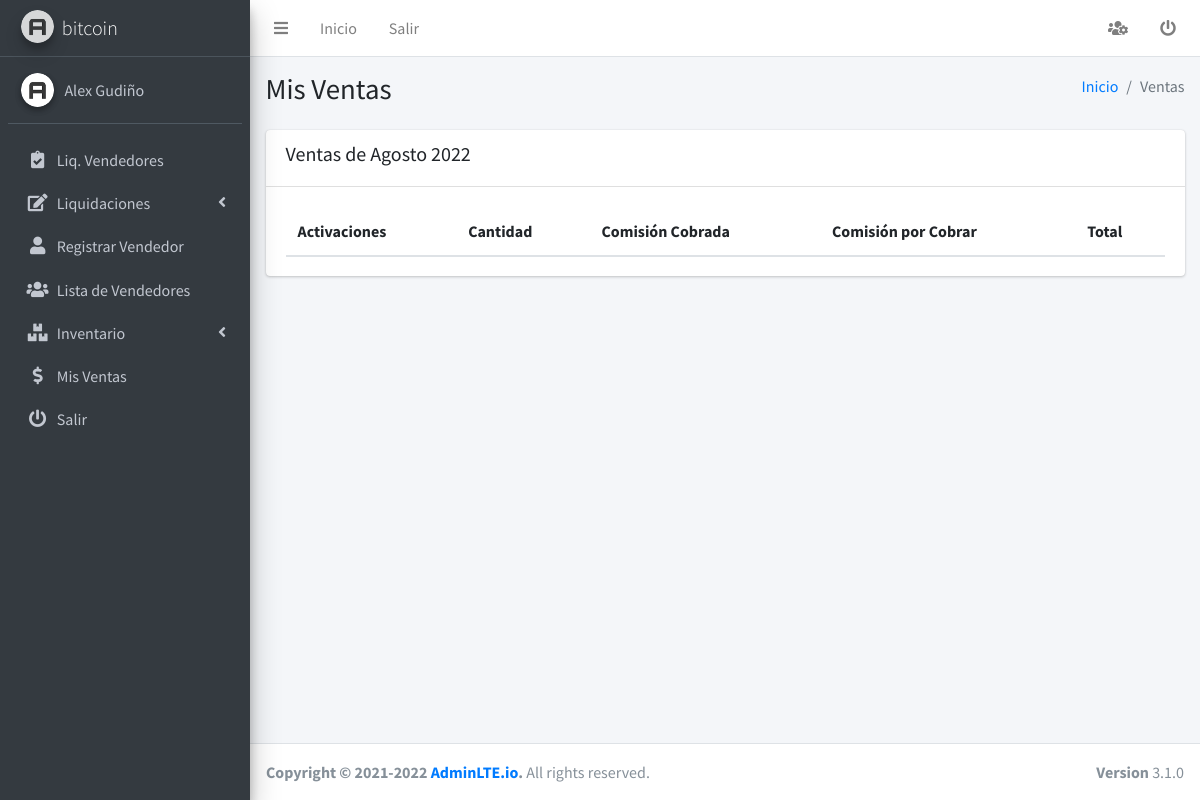
Page /vendedor/ventas (signed in) on the committed database.
### usuario/models.py (models this page shows, shortened)
class User(AbstractUser):
    token = models.UUIDField(primary_key=False, editable=False,null=True, blank=True) # token que se crear cuando se reseta la contraseña
    class Meta:
        permissions = (
            ('add_seller', 'can add seller'),
            ('change_seller', 'can change seller'),
            ('del_seller', 'can delete seller'),
            ('view_seller', 'can view seller'),
            ('add_supervisor', 'can add supervisor'),
            ('change_supervisor', 'can change supervisor'),
            ('del_supervisor', 'can delete supervisor'),
            ('view_supervisor', 'can view supervisor'),
            )

class Profile(models.Model):
    GENRE_CHOICES = (
        ('m', 'Masculino'),
        ('f', 'Feminino'),
    )
    user = models.OneToOneField(User, on_delete=models.CASCADE, related_name='user_profile')
    distributor = models.ForeignKey(Distribuidora,on_delete=models.CASCADE, related_name='distributor')
    genre = models.CharField(max_length=1, choices=GENRE_CHOICES,blank = True, null=True, verbose_name="Genero")
    avatar = models.ImageField(upload_to='profiles',blank = True, null=True, verbose_name='Imagen de Perfil')
    phone_regex = RegexValidator(
        regex=r'^\+?1?\d{9,10}$', message="El número de teléfono debe ingresarse en el formato: '0999999999'. Se permiten hasta 10 dígitos.")
    phone = models.CharField(
        validators=[phone_regex],
        max_length=10,
        blank = True, null=True,
        verbose_name='Numero de Telefono')  # validators should be a list
    created = models.DateTimeField(auto_now_add=True)
    updated = models.DateTimeField(auto_now=True)
    def get_image(self):
        if self.avatar:
            return '{}{}'.format(MEDIA_URL, self.avatar)
        return '{}{}'.format(MEDIA_URL, 'empty.png')

class Distribuidora(models.Model):
    nombre = models.CharField(max_length=50)
    class Meta:
        db_table = 'distribuidora'
        verbose_name = 'distribuidora'
        verbose_name_plural = 'distribuidoras'
    def __str__(self):
        return self.nombre

### vendedor/views.py (the view)
# urls.py: path('ventas', MySalesListView.as_view(), name='ventas'),
class MySalesListView(ValidatePermissionRequiredMixin,ListView):
    permission_required = 'vendedor.view_reportdetail'
    template_name = 'vendedor/mis-ventas.html'
    def get_queryset(self):
        day = datetime.datetime.today().day
        self.month = datetime.datetime.today().month
        year = datetime.datetime.today().year
        start_date = datetime.date(year, self.month, 1)
        end_date = datetime.date(year, self.month, day)
        liquidaciones = ReportDetail.objects.filter(Q(report__user_id = self.request.user.id,
                                                    report__state = 'finalizado',
                                                    report__date__range=(start_date, end_date)) | Q(report__user_id = self.request.user.id,
                                                    report__state = 'aprobado',
                                                    report__date__range=(start_date, end_date)))
        products = Product.objects.all()
        self.products= {} #aqui vamos a guardar los datos relacionados con los productos vendidos
        for product in products:
            self.products[product.name] = liquidaciones.filter(product_id = product.id).aggregate(
                Sum('quantity'),
                comision_pagada=Sum('commission_paid'),
                comision_por_cobrar=Sum('commission_receivable'),
                total=Sum('commission_paid')+Sum('commission_receivable')
                )
        for product in self.products:
            for key in self.products[product]:
                if self.products[product][key] == None:
                    self.products[product][key] = 0
    def get_context_data(self, **kwargs):
        context = super().get_context_data(**kwargs)
        context['title'] = 'Mis Ventas'
        context['entity'] = 'Ventas'
        context['month'] = datetime.datetime.today()
        context['products'] = self.products # se agrega el dict products al context
        return context

### lider/mixins.py (called while the page is built)
    def get_perms(self):
        if isinstance(self.permission_required, str):
            perms = (self.permission_required,)
        else:
            perms = self.permission_required
        return perms

    def dispatch(self, request, *args, **kwargs):
        if request.user.has_perms(self.get_perms()):
            return super().dispatch(request, *args, **kwargs)
        messages.error(request, 'No tienes permisos para ingresar a este modulo') # modulo de django para el envio de mensajes
        return redirect(self.get_url_redirect())

### vendedor/templates/vendedor/mis-ventas.html (shortened to what this page needs)
{% extends 'home/base.html' %}
{% block contenedor %}
<section class="content">
    <div class="container-fluid">
        <div class="row">
            <div class="col">
                <div class="card">
                    <div class="card-header">
                        <h5 class="mb-2">Ventas de {{month|date:"F Y"}}</h5>
                    </div>
                    <div class="card-body">
                        <table class="table">
                            <thead>
                                <tr>
                                    <th scope="col">Activaciones</th>
                                    <th scope="col">Cantidad</th>
                                    <th scope="col">Comisión Cobrada</th>
                                    <th scope="col">Comisión por Cobrar</th>
                                    <th scope="col">Total</th>
                                </tr>
                            </thead>
                        </table>
                    </div>
                </div>
            </div>
        </div>
    </div>
</section>
{% endblock contenedor %}

### home/templates/home/sidebar.html (shortened to what this page needs)
{% load static %}
<aside class="main-sidebar sidebar-dark-primary elevation-4">
    <a href="{% url 'home:dashboard' %}" class="brand-link">
        <img src="{% static 'dist/img/AdminLTELogo.png' %}" alt="AdminLTE Logo"
            class="brand-image img-circle elevation-3" style="opacity: .8">
        <span class="brand-text font-weight-light">{{ user.user_profile.distributor }}</span>
    </a>
    <div class="sidebar">
        <div class="user-panel mt-3 pb-3 mb-3 d-flex">
            <div class="image">
                <img src="{{ user.user_profile.get_image }}" class="img-circle elevation-2" alt="User Image">
            </div>
            <div class="info">
                <a href="{% url 'user:perfil' %}" class="d-block">{{ user.first_name|title }} {{ user.last_name|title }} </a>
            </div>
        </div>
        <nav class="mt-2">
            <ul class="nav nav-pills nav-sidebar flex-column" data-widget="treeview" role="menu" data-accordion="false">
             {% include 'supervisor/sidebar.html' %}
             {% include 'vendedor/sidebar.html' %}
                <li class="nav-item">
                    <a href="{% url 'user:logout' %}" class="nav-link">
                        <i class="nav-icon fas fa-power-off"></i>
                        <p> Salir</p>
                    </a>
                </li>
            </ul>
        </nav>
    </div>
</aside>

### rows in the picture
User: user_profile.distributor "bitcoin", first_name "Alex", last_name "Gudiño"

### other values in the picture
{{ title }} "Mis Ventas"
{{ entity }} "Ventas"
{{ month|date:"F Y" }} "Agosto 2022"
